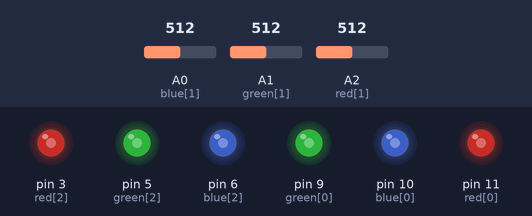
Bench run of a sketch on a simulated Arduino Uno, built with avr-gcc and run on an emulated ATmega328P. On the bench: output pins drawn as LEDs (lit = HIGH). Inputs (shaded band) come from the test bench; at power-on: A0 (blue[1]) = 512, A1 (green[1]) = 512, A2 (red[1]) = 512. What the sketch prints to the serial monitor is not drawn.

Above: at 1.2 s.
1.3 s: A0 (blue[1]) set to 417
At 2.8 s:
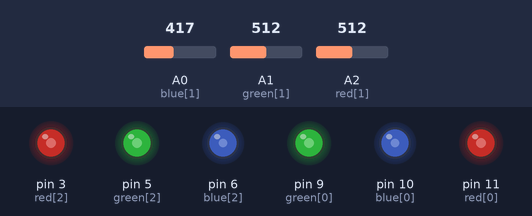
3.3 s: A0 (blue[1]) set to 389
At 4.2 s:
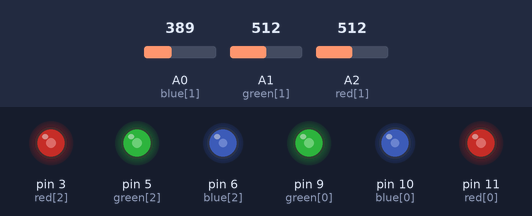
5.1 s: A1 (green[1]) set to 416
At 5.8 s:
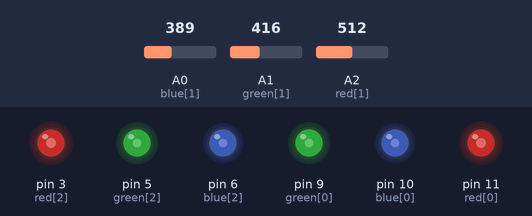
6.9 s: A1 (green[1]) set to 389
At 8.2 s:
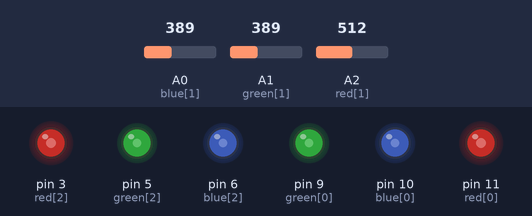
8.7 s: A2 (red[1]) set to 412
At 9.1 s:
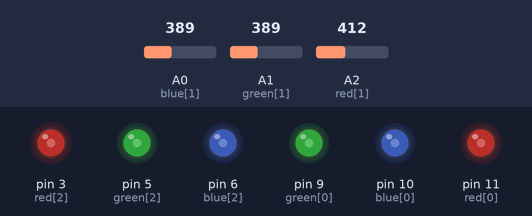
10.5 s: A2 (red[1]) set to 388
At 11.3 s:
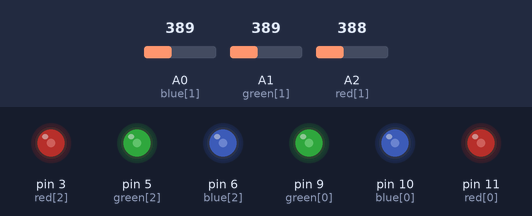
Timing chart, 0 to 13.3 s (numbered marks = the images above; inputs shaded):
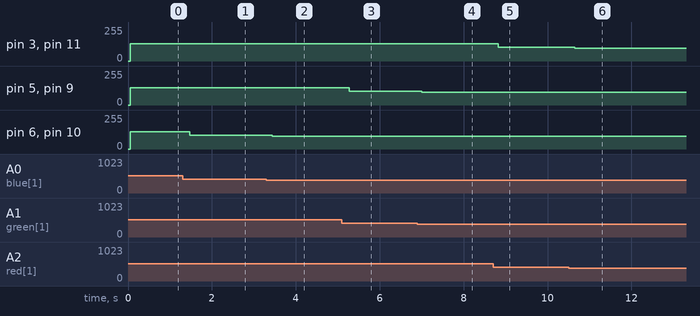

Measured:
- after the input at 1.3 s, pin 6 (blue[2]), pin 10 (blue[0]): 128/255 → 104/255 after 0.17 s
- after the input at 3.3 s, pin 6 (blue[2]), pin 10 (blue[0]): 104/255 → 97/255 after 0.14 s
- after the input at 5.1 s, pin 5 (green[2]), pin 9 (green[0]): 128/255 → 104/255 after 0.18 s
- after the input at 6.9 s, pin 5 (green[2]), pin 9 (green[0]): 104/255 → 97/255 after 0.10 s
- after the input at 8.7 s, pin 3 (red[2]), pin 11 (red[0]): 128/255 → 103/255 after 0.13 s
- after the input at 10.5 s, pin 3 (red[2]), pin 11 (red[0]): 103/255 → 97/255 after 0.15 s

The sketch:

04_color_mixing_lamp.ino
```cpp
//PORTS: MAIN LED | SENSOR | REGULAR LED
const int red[] = {11,A2,3};
const int green[] = {9,A1,5};
const int blue[] = {10,A0,6};

int r_value = 0;
int g_value = 0;
int b_value = 0;

int r_sensor = 0;
int g_sensor = 0;
int b_sensor = 0;

void setup() {
    Serial.begin(9600);

    pinMode(red[0], OUTPUT);
    pinMode(red[2], OUTPUT);
    pinMode(green[0], OUTPUT);
    pinMode(green[2], OUTPUT);
    pinMode(blue[0], OUTPUT);
    pinMode(blue[2], OUTPUT);
}

void loop() {
    r_sensor = analogRead(red[1]);
    delay(5);
    g_sensor = analogRead(green[1]);
    delay(5);
    b_sensor = analogRead(blue[1]);

    Serial.print("RAW Sensor Values \t red: ");
    Serial.print(r_sensor);
    Serial.print("\t green: ");
    Serial.print(g_sensor);
    Serial.print("\t blue: ");
    Serial.print(b_sensor);

    r_value = r_sensor/4;
    g_value = g_sensor/4;
    b_value = b_sensor/4;

    Serial.print("MAPPED Sensor values \t red: ");
    Serial.print(r_value);
    Serial.print("\t green: ");
    Serial.print(g_value);
    Serial.print("\t blue: ");
    Serial.print(b_value);

    analogWrite(red[0], r_value);
    analogWrite(red[2], r_value);
    analogWrite(green[0], g_value);
    analogWrite(green[2], g_value);
    analogWrite(blue[0], b_value);
    analogWrite(blue[2], b_value);
}
```

Alignment_area.cpp
```cpp
// Format Document: Shift + Alt + f
// Paste below:
```
